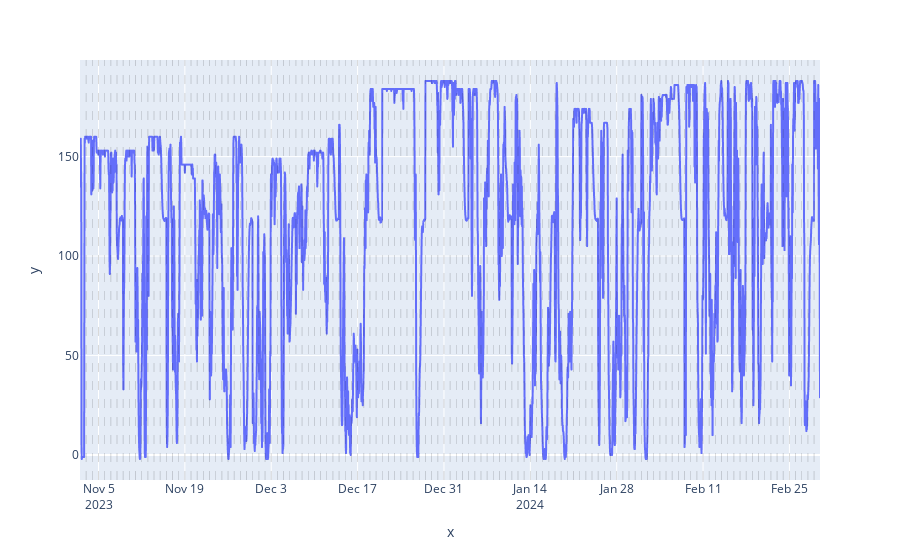

This figure's notebook cell:
### Markdown cell above
### Third method : The iterative imputer from sklearn

### Code cell
# Instanciate a iterative imputer
iterative_imputer = IterativeImputer(max_iter = 50, random_state = 42)

# Create the X matrix
X = gen_data_dt_supervised_2.copy(deep = True)

# Fit the imputer
iterative_imputer.fit(X)

# Transform
X_imputed = iterative_imputer.transform(X)

# Extract the first column of the X_imputed array, and re-create a df
gen_data_dt_imputed_2 = pd.DataFrame({"value": X_imputed[:, 0]}, index = gen_data_dt_supervised_2.index)

# Plot the imputed values
plot_time_serie(gen_data_dt_imputed_2,
                "",
                "value",
                dt_index = True)

### Figure 1 — Plotly figure (JSON) as saved in the notebook; plotly's stock layout.template omitted (floating-point values rounded to 4 significant figures; data arrays with more than 128 entries replaced by an {"elided": "..."} marker saying what was removed)
{"data": [{"hovertemplate": "x=%{x}<br>y=%{y}<extra></extra>", "legendgroup": "", "line": {"color": "#636efa", "dash": "solid"}, "marker": {"symbol": "circle"}, "mode": "lines", "name": "", "showlegend": false, "type": "scattergl", "x": {"elided": "2880 str values"}, "xaxis": "x", "y": {"elided": "2880 float values"}, "yaxis": "y"}], "layout": {"legend": {"tracegroupgap": 0}, "margin": {"t": 60}, "shapes": [{"line": {"color": "black", "dash": "dash", "width": 0.5}, "opacity": 0.3, "type": "line", "x0": "2023-11-03T00:00:00", "x1": "2023-11-03T00:00:00", "xref": "x", "y0": 0, "y1": 1, "yref": "y domain"}, {"line": {"color": "black", "dash": "dash", "width": 0.5}, "opacity": 0.3, "type": "line", "x0": "2023-11-04T00:00:00", "x1": "2023-11-04T00:00:00", "xref": "x", "y0": 0, "y1": 1, "yref": "y domain"}, {"line": {"color": "black", "dash": "dash", "width": 0.5}, "opacity": 0.3, "type": "line", "x0": "2023-11-05T00:00:00", "x1": "2023-11-05T00:00:00", "xref": "x", "y0": 0, "y1": 1, "yref": "y domain"}, {"line": {"color": "black", "dash": "dash", "width": 0.5}, "opacity": 0.3, "type": "line", "x0": "2023-11-06T00:00:00", "x1": "2023-11-06T00:00:00", "xref": "x", "y0": 0, "y1": 1, "yref": "y domain"}, {"line": {"color": "black", "dash": "dash", "width": 0.5}, "opacity": 0.3, "type": "line", "x0": "2023-11-07T00:00:00", "x1": "2023-11-07T00:00:00", "xref": "x", "y0": 0, "y1": 1, "yref": "y domain"}, {"line": {"color": "black", "dash": "dash", "width": 0.5}, "opacity": 0.3, "type": "line", "x0": "2023-11-08T00:00:00", "x1": "2023-11-08T00:00:00", "xref": "x", "y0": 0, "y1": 1, "yref": "y domain"}, {"line": {"color": "black", "dash": "dash", "width": 0.5}, "opacity": 0.3, "type": "line", "x0": "2023-11-09T00:00:00", "x1": "2023-11-09T00:00:00", "xref": "x", "y0": 0, "y1": 1, "yref": "y domain"}, {"line": {"color": "black", "dash": "dash", "width": 0.5}, "opacity": 0.3, "type": "line", "x0": "2023-11-10T00:00:00", "x1": "2023-11-10T00:00:00", "xref": "x", "y0": 0, "y1": 1, "yref": "y domain"}, {"line": {"color": "black", "dash": "dash", "width": 0.5}, "opacity": 0.3, "type": "line", "x0": "2023-11-11T00:00:00", "x1": "2023-11-11T00:00:00", "xref": "x", "y0": 0, "y1": 1, "yref": "y domain"}, {"line": {"color": "black", "dash": "dash", "width": 0.5}, "opacity": 0.3, "type": "line", "x0": "2023-11-12T00:00:00", "x1": "2023-11-12T00:00:00", "xref": "x", "y0": 0, "y1": 1, "yref": "y domain"}, {"line": {"color": "black", "dash": "dash", "width": 0.5}, "opacity": 0.3, "type": "line", "x0": "2023-11-13T00:00:00", "x1": "2023-11-13T00:00:00", "xref": "x", "y0": 0, "y1": 1, "yref": "y domain"}, {"line": {"color": "black", "dash": "dash", "width": 0.5}, "opacity": 0.3, "type": "line", "x0": "2023-11-14T00:00:00", "x1": "2023-11-14T00:00:00", "xref": "x", "y0": 0, "y1": 1, "yref": "y domain"}, {"line": {"color": "black", "dash": "dash", "width": 0.5}, "opacity": 0.3, "type": "line", "x0": "2023-11-15T00:00:00", "x1": "2023-11-15T00:00:00", "xref": "x", "y0": 0, "y1": 1, "yref": "y domain"}, {"line": {"color": "black", "dash": "dash", "width": 0.5}, "opacity": 0.3, "type": "line", "x0": "2023-11-16T00:00:00", "x1": "2023-11-16T00:00:00", "xref": "x", "y0": 0, "y1": 1, "yref": "y domain"}, {"line": {"color": "black", "dash": "dash", "width": 0.5}, "opacity": 0.3, "type": "line", "x0": "2023-11-17T00:00:00", "x1": "2023-11-17T00:00:00", "xref": "x", "y0": 0, "y1": 1, "yref": "y domain"}, {"line": {"color": "black", "dash": "dash", "width": 0.5}, "opacity": 0.3, "type": "line", "x0": "2023-11-18T00:00:00", "x1": "2023-11-18T00:00:00", "xref": "x", "y0": 0, "y1": 1, "yref": "y domain"}, {"line": {"color": "black", "dash": "dash", "width": 0.5}, "opacity": 0.3, "type": "line", "x0": "2023-11-19T00:00:00", "x1": "2023-11-19T00:00:00", "xref": "x", "y0": 0, "y1": 1, "yref": "y domain"}, {"line": {"color": "black", "dash": "dash", "width": 0.5}, "opacity": 0.3, "type": "line", "x0": "2023-11-20T00:00:00", "x1": "2023-11-20T00:00:00", "xref": "x", "y0": 0, "y1": 1, "yref": "y domain"}, {"line": {"color": "black", "dash": "dash", "width": 0.5}, "opacity": 0.3, "type": "line", "x0": "2023-11-21T00:00:00", "x1": "2023-11-21T00:00:00", "xref": "x", "y0": 0, "y1": 1, "yref": "y domain"}, {"line": {"color": "black", "dash": "dash", "width": 0.5}, "opacity": 0.3, "type": "line", "x0": "2023-11-22T00:00:00", "x1": "2023-11-22T00:00:00", "xref": "x", "y0": 0, "y1": 1, "yref": "y domain"}, {"line": {"color": "black", "dash": "dash", "width": 0.5}, "opacity": 0.3, "type": "line", "x0": "2023-11-23T00:00:00", "x1": "2023-11-23T00:00:00", "xref": "x", "y0": 0, "y1": 1, "yref": "y domain"}, {"line": {"color": "black", "dash": "dash", "width": 0.5}, "opacity": 0.3, "type": "line", "x0": "2023-11-24T00:00:00", "x1": "2023-11-24T00:00:00", "xref": "x", "y0": 0, "y1": 1, "yref": "y domain"}, {"line": {"color": "black", "dash": "dash", "width": 0.5}, "opacity": 0.3, "type": "line", "x0": "2023-11-25T00:00:00", "x1": "2023-11-25T00:00:00", "xref": "x", "y0": 0, "y1": 1, "yref": "y domain"}, {"line": {"color": "black", "dash": "dash", "width": 0.5}, "opacity": 0.3, "type": "line", "x0": "2023-11-26T00:00:00", "x1": "2023-11-26T00:00:00", "xref": "x", "y0": 0, "y1": 1, "yref": "y domain"}, {"line": {"color": "black", "dash": "dash", "width": 0.5}, "opacity": 0.3, "type": "line", "x0": "2023-11-27T00:00:00", "x1": "2023-11-27T00:00:00", "xref": "x", "y0": 0, "y1": 1, "yref": "y domain"}, {"line": {"color": "black", "dash": "dash", "width": 0.5}, "opacity": 0.3, "type": "line", "x0": "2023-11-28T00:00:00", "x1": "2023-11-28T00:00:00", "xref": "x", "y0": 0, "y1": 1, "yref": "y domain"}, {"line": {"color": "black", "dash": "dash", "width": 0.5}, "opacity": 0.3, "type": "line", "x0": "2023-11-29T00:00:00", "x1": "2023-11-29T00:00:00", "xref": "x", "y0": 0, "y1": 1, "yref": "y domain"}, {"line": {"color": "black", "dash": "dash", "width": 0.5}, "opacity": 0.3, "type": "line", "x0": "2023-11-30T00:00:00", "x1": "2023-11-30T00:00:00", "xref": "x", "y0": 0, "y1": 1, "yref": "y domain"}, {"line": {"color": "black", "dash": "dash", "width": 0.5}, "opacity": 0.3, "type": "line", "x0": "2023-12-01T00:00:00", "x1": "2023-12-01T00:00:00", "xref": "x", "y0": 0, "y1": 1, "yref": "y domain"}, {"line": {"color": "black", "dash": "dash", "width": 0.5}, "opacity": 0.3, "type": "line", "x0": "2023-12-02T00:00:00", "x1": "2023-12-02T00:00:00", "xref": "x", "y0": 0, "y1": 1, "yref": "y domain"}, {"line": {"color": "black", "dash": "dash", "width": 0.5}, "opacity": 0.3, "type": "line", "x0": "2023-12-03T00:00:00", "x1": "2023-12-03T00:00:00", "xref": "x", "y0": 0, "y1": 1, "yref": "y domain"}, {"line": {"color": "black", "dash": "dash", "width": 0.5}, "opacity": 0.3, "type": "line", "x0": "2023-12-04T00:00:00", "x1": "2023-12-04T00:00:00", "xref": "x", "y0": 0, "y1": 1, "yref": "y domain"}, {"line": {"color": "black", "dash": "dash", "width": 0.5}, "opacity": 0.3, "type": "line", "x0": "2023-12-05T00:00:00", "x1": "2023-12-05T00:00:00", "xref": "x", "y0": 0, "y1": 1, "yref": "y domain"}, {"line": {"color": "black", "dash": "dash", "width": 0.5}, "opacity": 0.3, "type": "line", "x0": "2023-12-06T00:00:00", "x1": "2023-12-06T00:00:00", "xref": "x", "y0": 0, "y1": 1, "yref": "y domain"}, {"line": {"color": "black", "dash": "dash", "width": 0.5}, "opacity": 0.3, "type": "line", "x0": "2023-12-07T00:00:00", "x1": "2023-12-07T00:00:00", "xref": "x", "y0": 0, "y1": 1, "yref": "y domain"}, {"line": {"color": "black", "dash": "dash", "width": 0.5}, "opacity": 0.3, "type": "line", "x0": "2023-12-08T00:00:00", "x1": "2023-12-08T00:00:00", "xref": "x", "y0": 0, "y1": 1, "yref": "y domain"}, {"line": {"color": "black", "dash": "dash", "width": 0.5}, "opacity": 0.3, "type": "line", "x0": "2023-12-09T00:00:00", "x1": "2023-12-09T00:00:00", "xref": "x", "y0": 0, "y1": 1, "yref": "y domain"}, {"line": {"color": "black", "dash": "dash", "width": 0.5}, "opacity": 0.3, "type": "line", "x0": "2023-12-10T00:00:00", "x1": "2023-12-10T00:00:00", "xref": "x", "y0": 0, "y1": 1, "yref": "y domain"}, {"line": {"color": "black", "dash": "dash", "width": 0.5}, "opacity": 0.3, "type": "line", "x0": "2023-12-11T00:00:00", "x1": "2023-12-11T00:00:00", "xref": "x", "y0": 0, "y1": 1, "yref": "y domain"}, {"line": {"color": "black", "dash": "dash", "width": 0.5}, "opacity": 0.3, "type": "line", "x0": "2023-12-12T00:00:00", "x1": "2023-12-12T00:00:00", "xref": "x", "y0": 0, "y1": 1, "yref": "y domain"}, {"line": {"color": "black", "dash": "dash", "width": 0.5}, "opacity": 0.3, "type": "line", "x0": "2023-12-13T00:00:00", "x1": "2023-12-13T00:00:00", "xref": "x", "y0": 0, "y1": 1, "yref": "y domain"}, {"line": {"color": "black", "dash": "dash", "width": 0.5}, "opacity": 0.3, "type": "line", "x0": "2023-12-14T00:00:00", "x1": "2023-12-14T00:00:00", "xref": "x", "y0": 0, "y1": 1, "yref": "y domain"}, {"line": {"color": "black", "dash": "dash", "width": 0.5}, "opacity": 0.3, "type": "line", "x0": "2023-12-15T00:00:00", "x1": "2023-12-15T00:00:00", "xref": "x", "y0": 0, "y1": 1, "yref": "y domain"}, {"line": {"color": "black", "dash": "dash", "width": 0.5}, "opacity": 0.3, "type": "line", "x0": "2023-12-16T00:00:00", "x1": "2023-12-16T00:00:00", "xref": "x", "y0": 0, "y1": 1, "yref": "y domain"}, {"line": {"color": "black", "dash": "dash", "width": 0.5}, "opacity": 0.3, "type": "line", "x0": "2023-12-17T00:00:00", "x1": "2023-12-17T00:00:00", "xref": "x", "y0": 0, "y1": 1, "yref": "y domain"}, {"line": {"color": "black", "dash": "dash", "width": 0.5}, "opacity": 0.3, "type": "line", "x0": "2023-12-18T00:00:00", "x1": "2023-12-18T00:00:00", "xref": "x", "y0": 0, "y1": 1, "yref": "y domain"}, {"line": {"color": "black", "dash": "dash", "width": 0.5}, "opacity": 0.3, "type": "line", "x0": "2023-12-19T00:00:00", "x1": "2023-12-19T00:00:00", "xref": "x", "y0": 0, "y1": 1, "yref": "y domain"}, {"line": {"color": "black", "dash": "dash", "width": 0.5}, "opacity": 0.3, "type": "line", "x0": "2023-12-20T00:00:00", "x1": "2023-12-20T00:00:00", "xref": "x", "y0": 0, "y1": 1, "yref": "y domain"}, {"line": {"color": "black", "dash": "dash", "width": 0.5}, "opacity": 0.3, "type": "line", "x0": "2023-12-21T00:00:00", "x1": "2023-12-21T00:00:00", "xref": "x", "y0": 0, "y1": 1, "yref": "y domain"}, {"line": {"color": "black", "dash": "dash", "width": 0.5}, "opacity": 0.3, "type": "line", "x0": "2023-12-22T00:00:00", "x1": "2023-12-22T00:00:00", "xref": "x", "y0": 0, "y1": 1, "yref": "y domain"}, {"line": {"color": "black", "dash": "dash", "width": 0.5}, "opacity": 0.3, "type": "line", "x0": "2023-12-23T00:00:00", "x1": "2023-12-23T00:00:00", "xref": "x", "y0": 0, "y1": 1, "yref": "y domain"}, {"line": {"color": "black", "dash": "dash", "width": 0.5}, "opacity": 0.3, "type": "line", "x0": "2023-12-24T00:00:00", "x1": "2023-12-24T00:00:00", "xref": "x", "y0": 0, "y1": 1, "yref": "y domain"}, {"line": {"color": "black", "dash": "dash", "width": 0.5}, "opacity": 0.3, "type": "line", "x0": "2023-12-25T00:00:00", "x1": "2023-12-25T00:00:00", "xref": "x", "y0": 0, "y1": 1, "yref": "y domain"}, {"line": {"color": "black", "dash": "dash", "width": 0.5}, "opacity": 0.3, "type": "line", "x0": "2023-12-26T00:00:00", "x1": "2023-12-26T00:00:00", "xref": "x", "y0": 0, "y1": 1, "yref": "y domain"}, {"line": {"color": "black", "dash": "dash", "width": 0.5}, "opacity": 0.3, "type": "line", "x0": "2023-12-27T00:00:00", "x1": "2023-12-27T00:00:00", "xref": "x", "y0": 0, "y1": 1, "yref": "y domain"}, {"line": {"color": "black", "dash": "dash", "width": 0.5}, "opacity": 0.3, "type": "line", "x0": "2023-12-28T00:00:00", "x1": "2023-12-28T00:00:00", "xref": "x", "y0": 0, "y1": 1, "yref": "y domain"}, {"line": {"color": "black", "dash": "dash", "width": 0.5}, "opacity": 0.3, "type": "line", "x0": "2023-12-29T00:00:00", "x1": "2023-12-29T00:00:00", "xref": "x", "y0": 0, "y1": 1, "yref": "y domain"}, {"line": {"color": "black", "dash": "dash", "width": 0.5}, "opacity": 0.3, "type": "line", "x0": "2023-12-30T00:00:00", "x1": "2023-12-30T00:00:00", "xref": "x", "y0": 0, "y1": 1, "yref": "y domain"}, {"line": {"color": "black", "dash": "dash", "width": 0.5}, "opacity": 0.3, "type": "line", "x0": "2023-12-31T00:00:00", "x1": "2023-12-31T00:00:00", "xref": "x", "y0": 0, "y1": 1, "yref": "y domain"}, {"line": {"color": "black", "dash": "dash", "width": 0.5}, "opacity": 0.3, "type": "line", "x0": "2024-01-01T00:00:00", "x1": "2024-01-01T00:00:00", "xref": "x", "y0": 0, "y1": 1, "yref": "y domain"}, {"line": {"color": "black", "dash": "dash", "width": 0.5}, "opacity": 0.3, "type": "line", "x0": "2024-01-02T00:00:00", "x1": "2024-01-02T00:00:00", "xref": "x", "y0": 0, "y1": 1, "yref": "y domain"}, {"line": {"color": "black", "dash": "dash", "width": 0.5}, "opacity": 0.3, "type": "line", "x0": "2024-01-03T00:00:00", "x1": "2024-01-03T00:00:00", "xref": "x", "y0": 0, "y1": 1, "yref": "y domain"}, {"line": {"color": "black", "dash": "dash", "width": 0.5}, "opacity": 0.3, "type": "line", "x0": "2024-01-04T00:00:00", "x1": "2024-01-04T00:00:00", "xref": "x", "y0": 0, "y1": 1, "yref": "y domain"}, {"line": {"color": "black", "dash": "dash", "width": 0.5}, "opacity": 0.3, "type": "line", "x0": "2024-01-05T00:00:00", "x1": "2024-01-05T00:00:00", "xref": "x", "y0": 0, "y1": 1, "yref": "y domain"}, {"line": {"color": "black", "dash": "dash", "width": 0.5}, "opacity": 0.3, "type": "line", "x0": "2024-01-06T00:00:00", "x1": "2024-01-06T00:00:00", "xref": "x", "y0": 0, "y1": 1, "yref": "y domain"}, {"line": {"color": "black", "dash": "dash", "width": 0.5}, "opacity": 0.3, "type": "line", "x0": "2024-01-07T00:00:00", "x1": "2024-01-07T00:00:00", "xref": "x", "y0": 0, "y1": 1, "yref": "y domain"}, {"line": {"color": "black", "dash": "dash", "width": 0.5}, "opacity": 0.3, "type": "line", "x0": "2024-01-08T00:00:00", "x1": "2024-01-08T00:00:00", "xref": "x", "y0": 0, "y1": 1, "yref": "y domain"}, {"line": {"color": "black", "dash": "dash", "width": 0.5}, "opacity": 0.3, "type": "line", "x0": "2024-01-09T00:00:00", "x1": "2024-01-09T00:00:00", "xref": "x", "y0": 0, "y1": 1, "yref": "y domain"}, {"line": {"color": "black", "dash": "dash", "width": 0.5}, "opacity": 0.3, "type": "line", "x0": "2024-01-10T00:00:00", "x1": "2024-01-10T00:00:00", "xref": "x", "y0": 0, "y1": 1, "yref": "y domain"}, {"line": {"color": "black", "dash": "dash", "width": 0.5}, "opacity": 0.3, "type": "line", "x0": "2024-01-11T00:00:00", "x1": "2024-01-11T00:00:00", "xref": "x", "y0": 0, "y1": 1, "yref": "y domain"}, {"line": {"color": "black", "dash": "dash", "width": 0.5}, "opacity": 0.3, "type": "line", "x0": "2024-01-12T00:00:00", "x1": "2024-01-12T00:00:00", "xref": "x", "y0": 0, "y1": 1, "yref": "y domain"}, {"line": {"color": "black", "dash": "dash", "width": 0.5}, "opacity": 0.3, "type": "line", "x0": "2024-01-13T00:00:00", "x1": "2024-01-13T00:00:00", "xref": "x", "y0": 0, "y1": 1, "yref": "y domain"}, {"line": {"color": "black", "dash": "dash", "width": 0.5}, "opacity": 0.3, "type": "line", "x0": "2024-01-14T00:00:00", "x1": "2024-01-14T00:00:00", "xref": "x", "y0": 0, "y1": 1, "yref": "y domain"}, {"line": {"color": "black", "dash": "dash", "width": 0.5}, "opacity": 0.3, "type": "line", "x0": "2024-01-15T00:00:00", "x1": "2024-01-15T00:00:00", "xref": "x", "y0": 0, "y1": 1, "yref": "y domain"}, {"line": {"color": "black", "dash": "dash", "width": 0.5}, "opacity": 0.3, "type": "line", "x0": "2024-01-16T00:00:00", "x1": "2024-01-16T00:00:00", "xref": "x", "y0": 0, "y1": 1, "yref": "y domain"}, {"line": {"color": "black", "dash": "dash", "width": 0.5}, "opacity": 0.3, "type": "line", "x0": "2024-01-17T00:00:00", "x1": "2024-01-17T00:00:00", "xref": "x", "y0": 0, "y1": 1, "yref": "y domain"}, {"line": {"color": "black", "dash": "dash", "width": 0.5}, "opacity": 0.3, "type": "line", "x0": "2024-01-18T00:00:00", "x1": "2024-01-18T00:00:00", "xref": "x", "y0": 0, "y1": 1, "yref": "y domain"}, {"line": {"color": "black", "dash": "dash", "width": 0.5}, "opacity": 0.3, "type": "line", "x0": "2024-01-19T00:00:00", "x1": "2024-01-19T00:00:00", "xref": "x", "y0": 0, "y1": 1, "yref": "y domain"}, {"line": {"color": "black", "dash": "dash", "width": 0.5}, "opacity": 0.3, "type": "line", "x0": "2024-01-20T00:00:00", "x1": "2024-01-20T00:00:00", "xref": "x", "y0": 0, "y1": 1, "yref": "y domain"}, {"line": {"color": "black", "dash": "dash", "width": 0.5}, "opacity": 0.3, "type": "line", "x0": "2024-01-21T00:00:00", "x1": "2024-01-21T00:00:00", "xref": "x", "y0": 0, "y1": 1, "yref": "y domain"}, {"line": {"color": "black", "dash": "dash", "width": 0.5}, "opacity": 0.3, "type": "line", "x0": "2024-01-22T00:00:00", "x1": "2024-01-22T00:00:00", "xref": "x", "y0": 0, "y1": 1, "yref": "y domain"}, {"line": {"color": "black", "dash": "dash", "width": 0.5}, "opacity": 0.3, "type": "line", "x0": "2024-01-23T00:00:00", "x1": "2024-01-23T00:00:00", "xref": "x", "y0": 0, "y1": 1, "yref": "y domain"}, {"line": {"color": "black", "dash": "dash", "width": 0.5}, "opacity": 0.3, "type": "line", "x0": "2024-01-24T00:00:00", "x1": "2024-01-24T00:00:00", "xref": "x", "y0": 0, "y1": 1, "yref": "y domain"}, {"line": {"color": "black", "dash": "dash", "width": 0.5}, "opacity": 0.3, "type": "line", "x0": "2024-01-25T00:00:00", "x1": "2024-01-25T00:00:00", "xref": "x", "y0": 0, "y1": 1, "yref": "y domain"}, {"line": {"color": "black", "dash": "dash", "width": 0.5}, "opacity": 0.3, "type": "line", "x0": "2024-01-26T00:00:00", "x1": "2024-01-26T00:00:00", "xref": "x", "y0": 0, "y1": 1, "yref": "y domain"}, {"line": {"color": "black", "dash": "dash", "width": 0.5}, "opacity": 0.3, "type": "line", "x0": "2024-01-27T00:00:00", "x1": "2024-01-27T00:00:00", "xref": "x", "y0": 0, "y1": 1, "yref": "y domain"}, {"line": {"color": "black", "dash": "dash", "width": 0.5}, "opacity": 0.3, "type": "line", "x0": "2024-01-28T00:00:00", "x1": "2024-01-28T00:00:00", "xref": "x", "y0": 0, "y1": 1, "yref": "y domain"}, {"line": {"color": "black", "dash": "dash", "width": 0.5}, "opacity": 0.3, "type": "line", "x0": "2024-01-29T00:00:00", "x1": "2024-01-29T00:00:00", "xref": "x", "y0": 0, "y1": 1, "yref": "y domain"}, {"line": {"color": "black", "dash": "dash", "width": 0.5}, "opacity": 0.3, "type": "line", "x0": "2024-01-30T00:00:00", "x1": "2024-01-30T00:00:00", "xref": "x", "y0": 0, "y1": 1, "yref": "y domain"}, {"line": {"color": "black", "dash": "dash", "width": 0.5}, "opacity": 0.3, "type": "line", "x0": "2024-01-31T00:00:00", "x1": "2024-01-31T00:00:00", "xref": "x", "y0": 0, "y1": 1, "yref": "y domain"}, {"line": {"color": "black", "dash": "dash", "width": 0.5}, "opacity": 0.3, "type": "line", "x0": "2024-02-01T00:00:00", "x1": "2024-02-01T00:00:00", "xref": "x", "y0": 0, "y1": 1, "yref": "y domain"}, {"line": {"color": "black", "dash": "dash", "width": 0.5}, "opacity": 0.3, "type": "line", "x0": "2024-02-02T00:00:00", "x1": "2024-02-02T00:00:00", "xref": "x", "y0": 0, "y1": 1, "yref": "y domain"}, {"line": {"color": "black", "dash": "dash", "width": 0.5}, "opacity": 0.3, "type": "line", "x0": "2024-02-03T00:00:00", "x1": "2024-02-03T00:00:00", "xref": "x", "y0": 0, "y1": 1, "yref": "y domain"}, {"line": {"color": "black", "dash": "dash", "width": 0.5}, "opacity": 0.3, "type": "line", "x0": "2024-02-04T00:00:00", "x1": "2024-02-04T00:00:00", "xref": "x", "y0": 0, "y1": 1, "yref": "y domain"}, {"line": {"color": "black", "dash": "dash", "width": 0.5}, "opacity": 0.3, "type": "line", "x0": "2024-02-05T00:00:00", "x1": "2024-02-05T00:00:00", "xref": "x", "y0": 0, "y1": 1, "yref": "y domain"}, {"line": {"color": "black", "dash": "dash", "width": 0.5}, "opacity": 0.3, "type": "line", "x0": "2024-02-06T00:00:00", "x1": "2024-02-06T00:00:00", "xref": "x", "y0": 0, "y1": 1, "yref": "y domain"}, {"line": {"color": "black", "dash": "dash", "width": 0.5}, "opacity": 0.3, "type": "line", "x0": "2024-02-07T00:00:00", "x1": "2024-02-07T00:00:00", "xref": "x", "y0": 0, "y1": 1, "yref": "y domain"}, {"line": {"color": "black", "dash": "dash", "width": 0.5}, "opacity": 0.3, "type": "line", "x0": "2024-02-08T00:00:00", "x1": "2024-02-08T00:00:00", "xref": "x", "y0": 0, "y1": 1, "yref": "y domain"}, {"line": {"color": "black", "dash": "dash", "width": 0.5}, "opacity": 0.3, "type": "line", "x0": "2024-02-09T00:00:00", "x1": "2024-02-09T00:00:00", "xref": "x", "y0": 0, "y1": 1, "yref": "y domain"}, {"line": {"color": "black", "dash": "dash", "width": 0.5}, "opacity": 0.3, "type": "line", "x0": "2024-02-10T00:00:00", "x1": "2024-02-10T00:00:00", "xref": "x", "y0": 0, "y1": 1, "yref": "y domain"}, {"line": {"color": "black", "dash": "dash", "width": 0.5}, "opacity": 0.3, "type": "line", "x0": "2024-02-11T00:00:00", "x1": "2024-02-11T00:00:00", "xref": "x", "y0": 0, "y1": 1, "yref": "y domain"}, {"line": {"color": "black", "dash": "dash", "width": 0.5}, "opacity": 0.3, "type": "line", "x0": "2024-02-12T00:00:00", "x1": "2024-02-12T00:00:00", "xref": "x", "y0": 0, "y1": 1, "yref": "y domain"}, {"line": {"color": "black", "dash": "dash", "width": 0.5}, "opacity": 0.3, "type": "line", "x0": "2024-02-13T00:00:00", "x1": "2024-02-13T00:00:00", "xref": "x", "y0": 0, "y1": 1, "yref": "y domain"}, {"line": {"color": "black", "dash": "dash", "width": 0.5}, "opacity": 0.3, "type": "line", "x0": "2024-02-14T00:00:00", "x1": "2024-02-14T00:00:00", "xref": "x", "y0": 0, "y1": 1, "yref": "y domain"}, {"line": {"color": "black", "dash": "dash", "width": 0.5}, "opacity": 0.3, "type": "line", "x0": "2024-02-15T00:00:00", "x1": "2024-02-15T00:00:00", "xref": "x", "y0": 0, "y1": 1, "yref": "y domain"}, {"line": {"color": "black", "dash": "dash", "width": 0.5}, "opacity": 0.3, "type": "line", "x0": "2024-02-16T00:00:00", "x1": "2024-02-16T00:00:00", "xref": "x", "y0": 0, "y1": 1, "yref": "y domain"}, {"line": {"color": "black", "dash": "dash", "width": 0.5}, "opacity": 0.3, "type": "line", "x0": "2024-02-17T00:00:00", "x1": "2024-02-17T00:00:00", "xref": "x", "y0": 0, "y1": 1, "yref": "y domain"}, {"line": {"color": "black", "dash": "dash", "width": 0.5}, "opacity": 0.3, "type": "line", "x0": "2024-02-18T00:00:00", "x1": "2024-02-18T00:00:00", "xref": "x", "y0": 0, "y1": 1, "yref": "y domain"}, {"line": {"color": "black", "dash": "dash", "width": 0.5}, "opacity": 0.3, "type": "line", "x0": "2024-02-19T00:00:00", "x1": "2024-02-19T00:00:00", "xref": "x", "y0": 0, "y1": 1, "yref": "y domain"}, {"line": {"color": "black", "dash": "dash", "width": 0.5}, "opacity": 0.3, "type": "line", "x0": "2024-02-20T00:00:00", "x1": "2024-02-20T00:00:00", "xref": "x", "y0": 0, "y1": 1, "yref": "y domain"}, {"line": {"color": "black", "dash": "dash", "width": 0.5}, "opacity": 0.3, "type": "line", "x0": "2024-02-21T00:00:00", "x1": "2024-02-21T00:00:00", "xref": "x", "y0": 0, "y1": 1, "yref": "y domain"}, {"line": {"color": "black", "dash": "dash", "width": 0.5}, "opacity": 0.3, "type": "line", "x0": "2024-02-22T00:00:00", "x1": "2024-02-22T00:00:00", "xref": "x", "y0": 0, "y1": 1, "yref": "y domain"}, {"line": {"color": "black", "dash": "dash", "width": 0.5}, "opacity": 0.3, "type": "line", "x0": "2024-02-23T00:00:00", "x1": "2024-02-23T00:00:00", "xref": "x", "y0": 0, "y1": 1, "yref": "y domain"}, {"line": {"color": "black", "dash": "dash", "width": 0.5}, "opacity": 0.3, "type": "line", "x0": "2024-02-24T00:00:00", "x1": "2024-02-24T00:00:00", "xref": "x", "y0": 0, "y1": 1, "yref": "y domain"}, {"line": {"color": "black", "dash": "dash", "width": 0.5}, "opacity": 0.3, "type": "line", "x0": "2024-02-25T00:00:00", "x1": "2024-02-25T00:00:00", "xref": "x", "y0": 0, "y1": 1, "yref": "y domain"}, {"line": {"color": "black", "dash": "dash", "width": 0.5}, "opacity": 0.3, "type": "line", "x0": "2024-02-26T00:00:00", "x1": "2024-02-26T00:00:00", "xref": "x", "y0": 0, "y1": 1, "yref": "y domain"}, {"line": {"color": "black", "dash": "dash", "width": 0.5}, "opacity": 0.3, "type": "line", "x0": "2024-02-27T00:00:00", "x1": "2024-02-27T00:00:00", "xref": "x", "y0": 0, "y1": 1, "yref": "y domain"}, {"line": {"color": "black", "dash": "dash", "width": 0.5}, "opacity": 0.3, "type": "line", "x0": "2024-02-28T00:00:00", "x1": "2024-02-28T00:00:00", "xref": "x", "y0": 0, "y1": 1, "yref": "y domain"}, {"line": {"color": "black", "dash": "dash", "width": 0.5}, "opacity": 0.3, "type": "line", "x0": "2024-02-29T00:00:00", "x1": "2024-02-29T00:00:00", "xref": "x", "y0": 0, "y1": 1, "yref": "y domain"}], "xaxis": {"anchor": "y", "domain": [0, 1], "title": {"text": "x"}}, "yaxis": {"anchor": "x", "domain": [0, 1], "title": {"text": "y"}}}}
